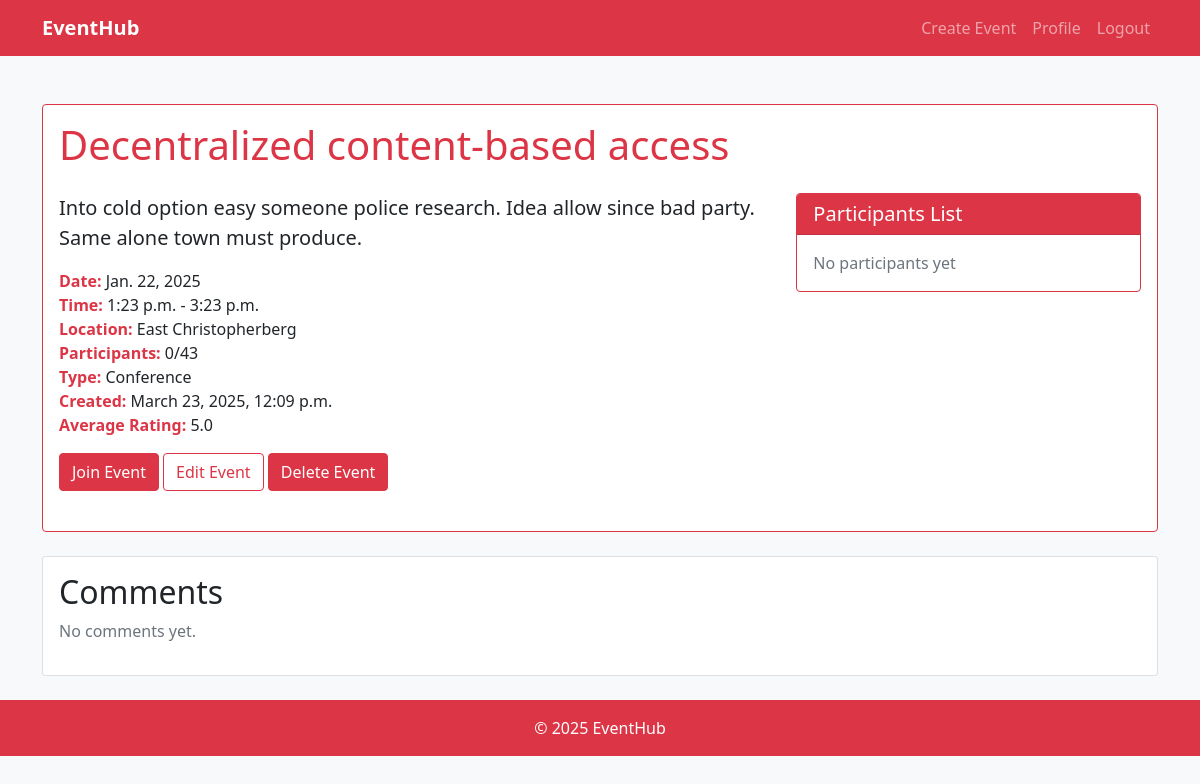
/1/ (signed in), run on the app's committed database.
### events/models.py (models this page shows, shortened)
class Event(models.Model):
    title = models.CharField(max_length=200)
    owner = models.ForeignKey(User, on_delete=models.CASCADE)
    description = models.TextField()
    date = models.DateField()
    start_time = models.TimeField(default='12:00:00')
    end_time = models.TimeField(default='13:00:00')
    location = models.CharField(max_length=200)
    max_participants = models.IntegerField()
    current_participants = models.IntegerField(default=0)
    type = models.CharField(max_length=200)
    created_at = models.DateTimeField(auto_now_add=True)
    def is_participant(self, user):
        return EventParticipant.objects.filter(event=self, participant=user).exists()
    def average_rating(self):
        reviews = self.starreview_set.all()
        if reviews.exists():
            return sum(review.star_review for review in reviews) / reviews.count()
        return None

### events/views.py (the view)
# urls.py: path('<int:event_id>/', views.event_detail_view, name='event_detail'),
@login_required
def event_detail_view(request, event_id):
    event = get_object_or_404(Event, id=event_id)
    average_rating = event.average_rating()
    return render(request, 'events/event_detail.html', {'event': event, 'average_rating': average_rating})

### events/templatetags/event_tags.py (called while the page is built)
@register.filter
def is_participant(event, user):
    return event.is_participant(user)

### events/templates/events/event_detail.html (shortened to what this page needs)
{% extends 'base.html' %}
{% load event_tags %}
{% block content %}
<div class="card mb-4 border-danger">
    <div class="card-body">
        <h1 class="card-title mb-4 text-danger">{{ event.title }}</h1>
        <div class="row">
            <div class="col-md-8">
                <p class="lead">{{ event.description }}</p>
                <div class="mb-3">
                    <strong class="text-danger">Date:</strong> {{ event.date }}<br>
                    <strong class="text-danger">Time:</strong> {{ event.start_time }} - {{ event.end_time }}<br>
                    <strong class="text-danger">Location:</strong> {{ event.location }}<br>
                    <strong class="text-danger">Participants:</strong> {{ event.current_participants }}/{{ event.max_participants }}<br>
                    <strong class="text-danger">Type:</strong> {{ event.type }}<br>
                    <strong class="text-danger">Created:</strong> {{ event.created_at }}<br>
                    <strong class="text-danger">Average Rating:</strong> {{ average_rating|floatformat:1 }}
                </div>
                <div class="mb-4">
                    {% if user.is_authenticated %}
                        {% if event|is_participant:user %}
                            <form method="post" action="{% url 'events:quit_event' event.id %}" class="d-inline">
                                {% csrf_token %}
                                <button type="submit" class="btn btn-outline-danger">Quit Event</button>
                            </form>
                        {% elif event.current_participants < event.max_participants %}
                            <form method="post" action="{% url 'events:join_event' event.id %}" class="d-inline">
                                <button type="submit" class="btn btn-danger">Join Event</button>
                            </form>
                        {% else %}
                            <div class="alert alert-danger">This event is full!</div>
                        {% endif %}
                    {% endif %}
                    {% if event.owner == user %}
                        <a href="{% url 'events:edit_event' event.id %}" class="btn btn-outline-danger">Edit Event</a>
                        <a href="{% url 'events:delete_event' event.id %}" class="btn btn-danger">Delete Event</a>
                    {% endif %}
                </div>
            </div>
            {% if event.owner == user %}
            <div class="col-md-4">
                <div class="card border-danger">
                    <div class="card-header bg-danger text-white">
                        <h5 class="card-title mb-0">Participants List</h5>
                    </div>
                    <div class="card-body">
                        <div class="list-group">
                            {% for participant in event.participants.all %}
                                <div class="list-group-item border-danger">
                                    <div class="d-flex align-items-center">
                                        {% if participant.profile.profile_picture %}
                                            <img src="{{ participant.profile.profile_picture.url }}"
                                                 class="rounded-circle me-2"
                                                 style="width: 40px; height: 40px; object-fit: cover;"
                                                 alt="{{ participant.username }}">
                                        {% else %}
                                            <div class="bg-danger text-white rounded-circle me-2 d-flex align-items-center justify-content-center"
                                                 style="width: 40px; height: 40px;">
                                                <span>{{ participant.username|make_list|first|upper }}</span>
                                            </div>
                                        {% endif %}
                                        <a href="{% url 'usersapp:profile' participant.username %}"
                                           class="text-danger text-decoration-none">
                                            {{ participant.username }}
                                        </a>
                                    </div>
                                </div>
                            {% empty %}
                                <p class="text-muted mb-0">No participants yet</p>
                            {% endfor %}
                        </div>
                    </div>
                </div>
            </div>
            {% endif %}
        </div>
    </div>
</div>
<div class="card">
    <div class="card-body">
        <h2 class="card-title">Comments</h2>
        <div class="list-group">
            {% for comment in event.eventcomment_set.all %}
                <div class="list-group-item">
                    <div class="d-flex w-100 justify-content-between">
                        <h6 class="mb-1">{{ comment.user.username }}</h6>
                        <small>{{ comment.created_at }}</small>
                    </div>
                    <p class="mb-1">{{ comment.comment }}</p>
                </div>
            {% empty %}
                <p class="text-muted">No comments yet.</p>
            {% endfor %}
        </div>
    </div>
</div>
{% endblock %}

### data on the page
Event: title "Decentralized content-based access", description "Into cold option easy someone police research. Idea allow since bad party. Same alone town must produce.", date "Jan. 22, 2025", start_time "1:23 p.m.", end_time "3:23 p.m.", location "East Christopherberg", current_participants "0", max_participants "43", type "Conference", created_at "March 23, 2025, 12:09 p.m."

### other printed values
{{ average_rating|floatformat:1 }} "5.0"
